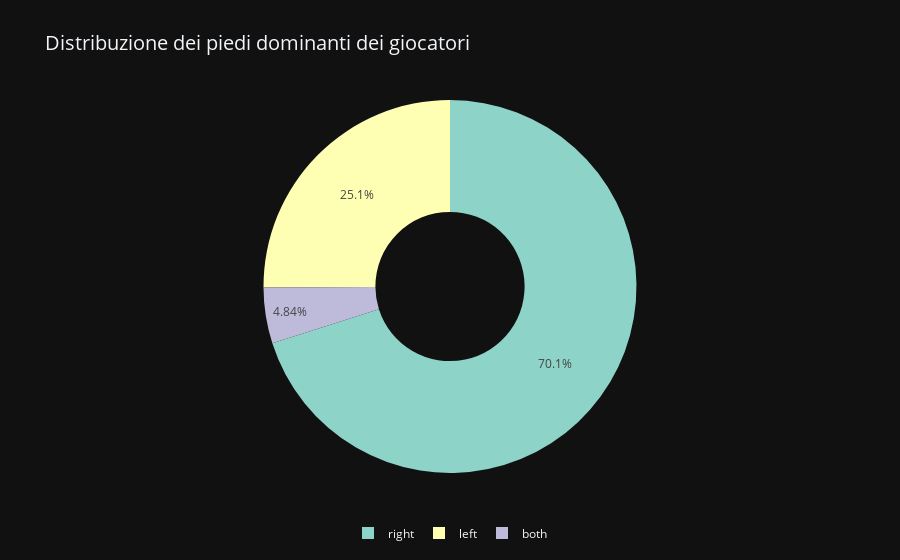

The cell this chart's notebook holds for it:
### Markdown cell above
### Counting Players' Dominant Feet

The code snippet counts the dominant feet of the players in the dataset. It then creates a pie chart to visualize the distribution of dominant feet among the players.

### Code cell
# Conteggio dei piedi dominanti dei giocatori
foot_distribution = players_df['foot'].value_counts().reset_index()
foot_distribution.columns = ['foot', 'count']

# Creazione del grafico a torta interattivo
fig = px.pie(foot_distribution, values='count', names='foot', 
             title='Distribuzione dei piedi dominanti dei giocatori',
             color_discrete_sequence=px.colors.qualitative.Set3,
             hole=0.4)

fig.update_layout(
    title_font_size=20,
    legend_title_font_size=15,
    legend=dict(
        orientation="h",
        yanchor="bottom",
        y=-0.2,
        xanchor="center",
        x=0.5
    )
)

# Mostra il grafico
fig.show()

### Figure 1 — Plotly figure (JSON) as saved in the notebook; plotly's stock layout.template omitted (floating-point values rounded to 4 significant figures)
{"data": [{"domain": {"x": [0.0, 1.0], "y": [0.0, 1.0]}, "hole": 0.4, "hovertemplate": "foot=%{label}<br>count=%{value}<extra></extra>", "labels": ["right", "left", "both"], "legendgroup": "", "name": "", "showlegend": true, "values": [19562, 7001, 1350], "type": "pie"}], "layout": {"legend": {"tracegroupgap": 0, "title": {"font": {"size": 15}}, "orientation": "h", "yanchor": "bottom", "y": -0.2, "xanchor": "center", "x": 0.5}, "title": {"text": "Distribuzione dei piedi dominanti dei giocatori", "font": {"size": 20}}, "piecolorway": ["rgb(141,211,199)", "rgb(255,255,179)", "rgb(190,186,218)", "rgb(251,128,114)", "rgb(128,177,211)", "rgb(253,180,98)", "rgb(179,222,105)", "rgb(252,205,229)", "rgb(217,217,217)", "rgb(188,128,189)", "rgb(204,235,197)", "rgb(255,237,111)"]}}
